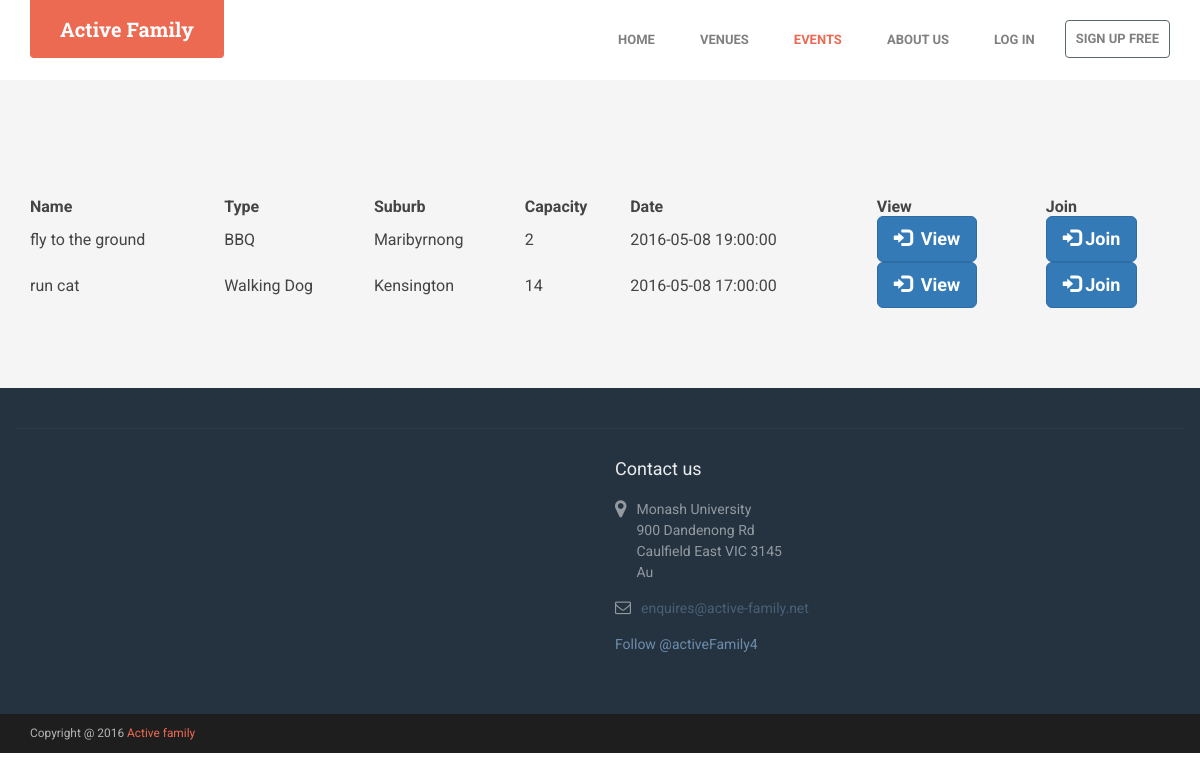
Screenshot of /user/listEvent.php?user_id=1 with the database file from the repository.
### tables this page shows
CREATE TABLE `events` (
  `eventId` int(60) NOT NULL,
  `create_user_id` int(60) NOT NULL,
  `eventName` varchar(255) DEFAULT NULL,
  `eventDescription` text,
  `type` varchar(60) DEFAULT NULL,
  `address` text NOT NULL,
  `suburb` varchar(70) NOT NULL,
  `capacity` int(60) DEFAULT NULL,
  `curr_capa` int(11) DEFAULT NULL,
  `date` datetime DEFAULT NULL,
  `status` varchar(25) NOT NULL
);

### user/listEvent.php (the view, shortened to what this page needs)
<?php
include('../include/header.php');
include('../include/navigation.php');
$user_id1 = $_GET['user_id'];
include('../include/config.php');
    $sql = "SELECT * FROM events WHERE status = 'active' AND  create_user_id = '$user_id1' ORDER BY `events`.`date` DESC";
    $stmt = $pdo->query($sql);
    $list = $stmt->fetchAll(PDO::FETCH_ASSOC);
?>
    <link rel="stylesheet" href="https://cdn.datatables.net/t/bs/jq-2.2.0,dt-1.10.11,r-2.0.2/datatables.min.css"/>
    <div class="container" >
            <div class='row'>
                    <table id='event' class="display responsive nowrap" cellspacing="0" width="100%">
                        <thead>
                        <tr>
                            <th>Name</th>
                            <th>Type</th>
                            <th>Suburb</th>
                            <th>Capacity</th>
                            <th>Date</th>
                            <th>View</th>
                            <th>Join</th>
                        </tr>
                        </thead>
                        <tbody>
                            <?php
                            $btnJoin[] = array();
                            $i = 0;
                            foreach ($list as $val){
                                $btnJoin[$i] = "btn-join".$i;?>
                            <tr>
                                <td>
                                    <?php echo substr($val['eventName'], 0, 100);?>
                                </td>
                                <td>
                                    <?php echo $val['type'];?>
                                </td>
                                <td>
                                    <?php echo substr($val['suburb'], 0, 100);?>
                                </td>
                                <td>
                                    <?php echo $val['capacity'];?>
                                </td>
                                <td>
                                    <?php echo $val['date'];
                                          $eventId = $val['eventId'];?>
                                </td>
                                    <td class="form-group">
                                        <button type="submit" name="<?php echo $btnView[$i]?>" class="btn btn-primary btn-lg" onclick="window.location.href='../event/view.php?eventId=<?php echo $eventId; ?>'">
                                                <i class="glyphicon glyphicon-log-in"></i>&nbsp; View
                                        </button>
                                    </td>
                                <form action="" method="post">
                                <td class="form-group">
                                    <button type="submit" name="<?php echo $btnJoin[$i]?>" class="btn btn-primary btn-lg">
                                        <i class="glyphicon glyphicon-log-in"></i> Join
                                    </button>
                                </td>
                                </form>
                            </tr>
                        <?php
                            $i++;
                        } ?>
                        </tbody>
                    </table>
        </div>
    </div>
</section>
<?php include('../include/footer.php');?>
</body>
</html>

### map/assets/css/styles.css (style rules this page uses)
body { font-family: 'Roboto', arial, sans-serif; color: #444444; font-size: 16px; -webkit-font-smoothing: antialiased; -moz-osx-font-smoothing: grayscale; }
.btn, a.btn { -webkit-transition: all 0.4s ease-in-out; -moz-transition: all 0.4s ease-in-out; -ms-transition: all 0.4s ease-in-out; -o-transition: all 0.4s ease-in-out; font-weight: bold; }

### rows the page displays
events: eventName "fly to the ground", type "BBQ", suburb "Maribyrnong", capacity "2", date "2016-05-08 19:00:00"
events: eventName "run cat", type "Walking Dog", suburb "Kensington", capacity "14", date "2016-05-08 17:00:00"
